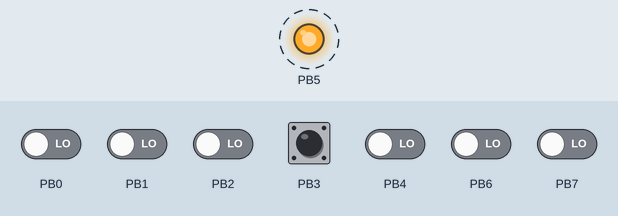
Bench run of a program on a simulated ATmega328P, built with avr-gcc and emulated at 16 MHz. On the bench: output pins drawn as LEDs (lit = HIGH). Dashed ring = blinking. Inputs (shaded band) come from the test bench; at power-on: PB3 HIGH, PB0–2, PB4, PB6, PB7 LOW.

Above: at 0.05 s.
Timing chart, 0 to 3.0 s (numbered marks = the images above):
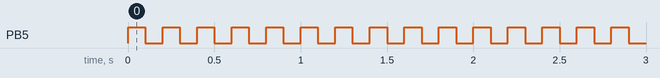

Measured:
- by itself, PB5: alternates HIGH for 0.10 s and LOW for 0.10 s

The program:

main.c
```c
/*
 * EJ06_Blink_Delay_SR
 *
 * Created: 19/04/2017 12:11:47 a.m.
 * Author : MyEP
   Realiza blink en PB5 por Lectura, XOR y Escritura, Delay,
   y Activación/Desactivación por polling de 2 pines (S=PB3, R=PB4)
 */
#define F_CPU 16000000
#include <avr/io.h>
#include <util/delay.h>
#define mi_B5 0b00100000 // o (1<<5)
#define mi_B4 0b00010000 // o (1<<4)
#define mi_B3 0b00001000 // o (1<<3)

#define ACT (PINB&mi_B3)	// La lectura de PORTB es PINB. (PINB&mi_B3)==mi_B3 equivale a PORTB3==1
#define DES (PINB&mi_B4)	// Idem para PORTB4==1

typedef enum {desactivado, activado}estado;	// se define el tipo enumerado "estado" (equivale a #define desactivado 0 y #define acivado 1)
estado osc_estado;				// osc_estado es la variable tipo "estado", toma los 2 valores enumerados
volatile char temp;
int main(void)
{
    DDRB=mi_B5;						// PORTB5 es salida, las demás son entradas
	osc_estado=activado;			//
    while (1)
    {
		switch(osc_estado)						// Según sea osc_estado es lo que hace
			{
			case desactivado:
				if(ACT) osc_estado=activado;	// desde un estado evalúa si pasa al otro
				break;
			case activado:
				if(DES) osc_estado=desactivado; // desde un estado evalúa si pasa al otro
				PORTB^=mi_B5;					// realiza tarea
				PORTB|=(1<<3);
				temp=PINB;
				PORTB^=1<<2;
				temp=PINB;
				_delay_ms(100);
				temp++;
				break;
			default:
				break;
			}
    }
}
```
